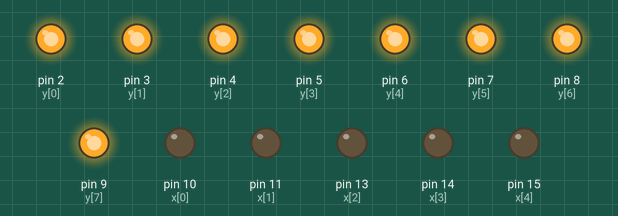
The sketch below on a simulated Arduino Uno, built with avr-gcc and run on an emulated ATmega328P. Parts: output pins drawn as LEDs (lit = HIGH).

Above: at 0.1 s.
Timing chart, 0 to 1.6 s (numbered marks = the images above):
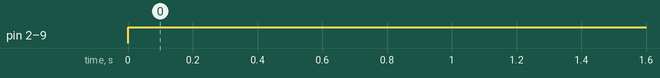

Measured:
- by itself, pin 2 (y[0]), pin 3 (y[1]), pin 4 (y[2]), pin 5 (y[3]), pin 6 (y[4]), pin 7 (y[5]), pin 8 (y[6]), pin 9 (y[7]): LOW → HIGH at 0.00 s

The sketch:

dot_nubmer_NEW__ver2.0.ino
```cpp
int x[] = {10,11,13,14,15}; // ON : LOW
int y[] = {2,3,4,5,6,7,8,9}; // ON : HIGH
//
void setup() {
  Serial.begin(9600); // Serial
  for(int i=0;i<8;i++)
  {
    pinMode(y[i],OUTPUT);
  }
  for(int i=0;i<5;i++)
  {
    pinMode(x[i],OUTPUT);
  }
}
static int x_arr[5];
static int y_arr[8];
static int a = 128;
void loop() {
for(int i=0;i<8;i++)
{
  digitalWrite(y[i],a);
}
digitalWrite(x[0],LOW);
}
```
